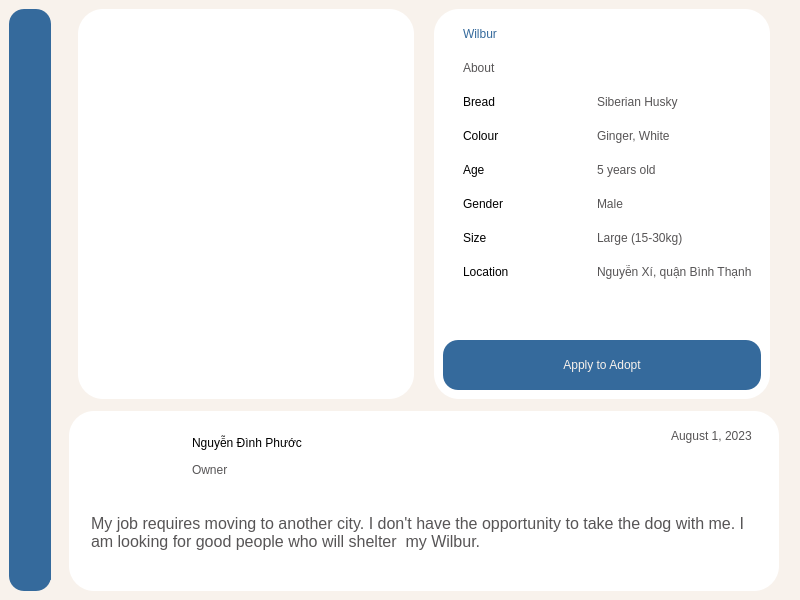
<?xml version="1.0" encoding="UTF-8"?>
<ui version="4.0">
 <class>MainWindow</class>
 <widget class="QMainWindow" name="MainWindow">
  <property name="geometry">
   <rect>
    <x>0</x>
    <y>0</y>
    <width>800</width>
    <height>600</height>
   </rect>
  </property>
  <property name="minimumSize">
   <size>
    <width>0</width>
    <height>0</height>
   </size>
  </property>
  <property name="maximumSize">
   <size>
    <width>16777215</width>
    <height>16777215</height>
   </size>
  </property>
  <property name="windowTitle">
   <string>MainWindow</string>
  </property>
  <property name="styleSheet">
   <string notr="true">background-color: #F8F2EC;</string>
  </property>
  <widget class="QWidget" name="centralwidget">
   <layout class="QHBoxLayout" name="horizontalLayout">
    <item>
     <widget class="QWidget" name="widget" native="true">
      <property name="minimumSize">
       <size>
        <width>42</width>
        <height>0</height>
       </size>
      </property>
      <property name="maximumSize">
       <size>
        <width>42</width>
        <height>16777215</height>
       </size>
      </property>
      <property name="styleSheet">
       <string notr="true">background-color: #356a9c;
border-radius: 15px;</string>
      </property>
      <layout class="QVBoxLayout" name="verticalLayout_3">
       <item>
        <widget class="QWidget" name="widget_8" native="true">
         <widget class="QLabel" name="label_7">
          <property name="geometry">
           <rect>
            <x>1</x>
            <y>11</y>
            <width>20</width>
            <height>20</height>
           </rect>
          </property>
          <property name="text">
           <string/>
          </property>
          <property name="pixmap">
           <pixmap>../img/icons8-cat-profile-64.png</pixmap>
          </property>
          <property name="scaledContents">
           <bool>true</bool>
          </property>
         </widget>
         <widget class="QLabel" name="label_8">
          <property name="geometry">
           <rect>
            <x>1</x>
            <y>41</y>
            <width>20</width>
            <height>20</height>
           </rect>
          </property>
          <property name="text">
           <string/>
          </property>
          <property name="pixmap">
           <pixmap>../img/icons8-cart-64.png</pixmap>
          </property>
          <property name="scaledContents">
           <bool>true</bool>
          </property>
         </widget>
         <widget class="QLabel" name="label_9">
          <property name="geometry">
           <rect>
            <x>1</x>
            <y>70</y>
            <width>20</width>
            <height>20</height>
           </rect>
          </property>
          <property name="text">
           <string/>
          </property>
          <property name="pixmap">
           <pixmap>../img/icons8-clinic-64.png</pixmap>
          </property>
          <property name="scaledContents">
           <bool>true</bool>
          </property>
         </widget>
        </widget>
       </item>
       <item>
        <widget class="QWidget" name="widget_9" native="true">
         <property name="minimumSize">
          <size>
           <width>40</width>
           <height>40</height>
          </size>
         </property>
         <property name="maximumSize">
          <size>
           <width>40</width>
           <height>40</height>
          </size>
         </property>
         <widget class="QLabel" name="label_6">
          <property name="geometry">
           <rect>
            <x>2</x>
            <y>13</y>
            <width>20</width>
            <height>20</height>
           </rect>
          </property>
          <property name="text">
           <string/>
          </property>
          <property name="pixmap">
           <pixmap>../img/icons8-settings-50.png</pixmap>
          </property>
          <property name="scaledContents">
           <bool>true</bool>
          </property>
         </widget>
        </widget>
       </item>
      </layout>
     </widget>
    </item>
    <item>
     <widget class="QWidget" name="widget_3" native="true">
      <layout class="QHBoxLayout" name="horizontalLayout_2">
       <property name="leftMargin">
        <number>12</number>
       </property>
       <property name="topMargin">
        <number>0</number>
       </property>
       <property name="rightMargin">
        <number>12</number>
       </property>
       <property name="bottomMargin">
        <number>0</number>
       </property>
       <item>
        <widget class="QWidget" name="widget_4" native="true">
         <layout class="QVBoxLayout" name="verticalLayout">
          <property name="leftMargin">
           <number>0</number>
          </property>
          <property name="topMargin">
           <number>0</number>
          </property>
          <property name="rightMargin">
           <number>0</number>
          </property>
          <property name="bottomMargin">
           <number>0</number>
          </property>
          <item>
           <widget class="QWidget" name="widget_2" native="true">
            <layout class="QHBoxLayout" name="horizontalLayout_3">
             <property name="spacing">
              <number>20</number>
             </property>
             <property name="topMargin">
              <number>0</number>
             </property>
             <property name="bottomMargin">
              <number>6</number>
             </property>
             <item>
              <widget class="QWidget" name="widget_7" native="true">
               <property name="maximumSize">
                <size>
                 <width>400</width>
                 <height>16777215</height>
                </size>
               </property>
               <property name="styleSheet">
                <string notr="true">background-color: white;
border-radius: 25px;</string>
               </property>
               <layout class="QHBoxLayout" name="horizontalLayout_4">
                <property name="spacing">
                 <number>0</number>
                </property>
                <property name="topMargin">
                 <number>20</number>
                </property>
                <property name="bottomMargin">
                 <number>20</number>
                </property>
                <item alignment="Qt::AlignTop">
                 <widget class="QPushButton" name="btn_back">
                  <property name="maximumSize">
                   <size>
                    <width>16</width>
                    <height>16</height>
                   </size>
                  </property>
                  <property name="text">
                   <string/>
                  </property>
                  <property name="icon">
                   <iconset>
                    <normaloff>../img/icons8-back-64.png</normaloff>../img/icons8-back-64.png</iconset>
                  </property>
                  <property name="iconSize">
                   <size>
                    <width>24</width>
                    <height>24</height>
                   </size>
                  </property>
                 </widget>
                </item>
                <item>
                 <widget class="QLabel" name="label">
                  <property name="maximumSize">
                   <size>
                    <width>250</width>
                    <height>350</height>
                   </size>
                  </property>
                  <property name="styleSheet">
                   <string notr="true">border-radius: 20px;</string>
                  </property>
                  <property name="text">
                   <string/>
                  </property>
                  <property name="pixmap">
                   <pixmap>../img/63594bb56e72ba00095515ea-1666796496353-0.jpg</pixmap>
                  </property>
                  <property name="scaledContents">
                   <bool>true</bool>
                  </property>
                 </widget>
                </item>
               </layout>
              </widget>
             </item>
             <item>
              <widget class="QWidget" name="widget_6" native="true">
               <property name="styleSheet">
                <string notr="true">background-color: white;
border-radius: 25px;</string>
               </property>
               <layout class="QVBoxLayout" name="verticalLayout_2">
                <item>
                 <widget class="QWidget" name="widget_10" native="true">
                  <layout class="QHBoxLayout" name="horizontalLayout_5">
                   <property name="spacing">
                    <number>0</number>
                   </property>
                   <property name="leftMargin">
                    <number>0</number>
                   </property>
                   <property name="topMargin">
                    <number>0</number>
                   </property>
                   <property name="rightMargin">
                    <number>0</number>
                   </property>
                   <property name="bottomMargin">
                    <number>0</number>
                   </property>
                   <item alignment="Qt::AlignTop">
                    <widget class="QWidget" name="widget_11" native="true">
                     <property name="maximumSize">
                      <size>
                       <width>200</width>
                       <height>294</height>
                      </size>
                     </property>
                     <layout class="QVBoxLayout" name="verticalLayout_4">
                      <property name="spacing">
                       <number>20</number>
                      </property>
                      <property name="leftMargin">
                       <number>20</number>
                      </property>
                      <property name="topMargin">
                       <number>9</number>
                      </property>
                      <item>
                       <widget class="QLabel" name="label_2">
                        <property name="styleSheet">
                         <string notr="true">font: 600 16pt &quot;Bahnschrift&quot;;
color: #356a9c;</string>
                        </property>
                        <property name="text">
                         <string>Wilbur</string>
                        </property>
                       </widget>
                      </item>
                      <item>
                       <widget class="QLabel" name="label_3">
                        <property name="styleSheet">
                         <string notr="true">font: 500 14pt &quot;Bahnschrift&quot;;
color: #575556;</string>
                        </property>
                        <property name="text">
                         <string>About</string>
                        </property>
                       </widget>
                      </item>
                      <item>
                       <widget class="QLabel" name="label_4">
                        <property name="styleSheet">
                         <string notr="true">font: 11pt &quot;Bahnschrift&quot;;
color: black;</string>
                        </property>
                        <property name="text">
                         <string>Bread</string>
                        </property>
                       </widget>
                      </item>
                      <item>
                       <widget class="QLabel" name="label_5">
                        <property name="styleSheet">
                         <string notr="true">font: 11pt &quot;Bahnschrift&quot;;
color: black;</string>
                        </property>
                        <property name="text">
                         <string>Colour</string>
                        </property>
                       </widget>
                      </item>
                      <item>
                       <widget class="QLabel" name="label_10">
                        <property name="styleSheet">
                         <string notr="true">font: 11pt &quot;Bahnschrift&quot;;
color: black;</string>
                        </property>
                        <property name="text">
                         <string>Age</string>
                        </property>
                       </widget>
                      </item>
                      <item>
                       <widget class="QLabel" name="label_11">
                        <property name="styleSheet">
                         <string notr="true">font: 11pt &quot;Bahnschrift&quot;;
color: black;</string>
                        </property>
                        <property name="text">
                         <string>Gender</string>
                        </property>
                       </widget>
                      </item>
                      <item>
                       <widget class="QLabel" name="label_12">
                        <property name="styleSheet">
                         <string notr="true">font: 11pt &quot;Bahnschrift&quot;;
color: black;</string>
                        </property>
                        <property name="text">
                         <string>Size</string>
                        </property>
                       </widget>
                      </item>
                      <item>
                       <widget class="QLabel" name="label_13">
                        <property name="styleSheet">
                         <string notr="true">font: 11pt &quot;Bahnschrift&quot;;
color: black;</string>
                        </property>
                        <property name="text">
                         <string>Location</string>
                        </property>
                       </widget>
                      </item>
                     </layout>
                    </widget>
                   </item>
                   <item alignment="Qt::AlignTop">
                    <widget class="QWidget" name="widget_12" native="true">
                     <layout class="QVBoxLayout" name="verticalLayout_5">
                      <property name="spacing">
                       <number>20</number>
                      </property>
                      <item>
                       <widget class="QLabel" name="label_18">
                        <property name="styleSheet">
                         <string notr="true">font: 600 16pt &quot;Bahnschrift&quot;;
color: white;</string>
                        </property>
                        <property name="text">
                         <string>hh</string>
                        </property>
                       </widget>
                      </item>
                      <item>
                       <widget class="QLabel" name="label_14">
                        <property name="styleSheet">
                         <string notr="true">font: 500 14pt &quot;Bahnschrift&quot;;
color: white;</string>
                        </property>
                        <property name="text">
                         <string>hh</string>
                        </property>
                       </widget>
                      </item>
                      <item>
                       <widget class="QLabel" name="label_21">
                        <property name="styleSheet">
                         <string notr="true">font: 11pt &quot;Bahnschrift&quot;;
color: #575556;</string>
                        </property>
                        <property name="text">
                         <string>Siberian Husky</string>
                        </property>
                       </widget>
                      </item>
                      <item>
                       <widget class="QLabel" name="label_15">
                        <property name="styleSheet">
                         <string notr="true">font: 11pt &quot;Bahnschrift&quot;;
color: #575556;</string>
                        </property>
                        <property name="text">
                         <string>Ginger, White</string>
                        </property>
                       </widget>
                      </item>
                      <item>
                       <widget class="QLabel" name="label_20">
                        <property name="styleSheet">
                         <string notr="true">font: 11pt &quot;Bahnschrift&quot;;
color: #575556;</string>
                        </property>
                        <property name="text">
                         <string>5 years old</string>
                        </property>
                       </widget>
                      </item>
                      <item>
                       <widget class="QLabel" name="label_19">
                        <property name="styleSheet">
                         <string notr="true">font: 11pt &quot;Bahnschrift&quot;;
color: #575556;</string>
                        </property>
                        <property name="text">
                         <string>Male</string>
                        </property>
                       </widget>
                      </item>
                      <item>
                       <widget class="QLabel" name="label_17">
                        <property name="styleSheet">
                         <string notr="true">font: 11pt &quot;Bahnschrift&quot;;
color: #575556;</string>
                        </property>
                        <property name="text">
                         <string>Large (15-30kg)</string>
                        </property>
                       </widget>
                      </item>
                      <item>
                       <widget class="QLabel" name="label_16">
                        <property name="styleSheet">
                         <string notr="true">font: 11pt &quot;Bahnschrift&quot;;
color: #575556;</string>
                        </property>
                        <property name="text">
                         <string>Nguyễn Xí, quận Bình Thạnh</string>
                        </property>
                       </widget>
                      </item>
                     </layout>
                    </widget>
                   </item>
                  </layout>
                 </widget>
                </item>
                <item>
                 <widget class="QPushButton" name="pushButton">
                  <property name="maximumSize">
                   <size>
                    <width>350</width>
                    <height>50</height>
                   </size>
                  </property>
                  <property name="cursor">
                   <cursorShape>PointingHandCursor</cursorShape>
                  </property>
                  <property name="styleSheet">
                   <string notr="true">border-radius: 15px;
font: 600 16pt &quot;Bahnschrift&quot;;
background-color: #356a9c;
color: #F8F2EC;
padding-left: 20px;
padding-right: 20px;</string>
                  </property>
                  <property name="text">
                   <string>Apply to Adopt</string>
                  </property>
                 </widget>
                </item>
               </layout>
              </widget>
             </item>
            </layout>
           </widget>
          </item>
          <item>
           <widget class="QWidget" name="widget_5" native="true">
            <property name="maximumSize">
             <size>
              <width>16777215</width>
              <height>180</height>
             </size>
            </property>
            <property name="styleSheet">
             <string notr="true">background-color: white;
border-radius: 25px;</string>
            </property>
            <layout class="QVBoxLayout" name="verticalLayout_6">
             <property name="spacing">
              <number>0</number>
             </property>
             <item alignment="Qt::AlignTop">
              <widget class="QWidget" name="widget_13" native="true">
               <property name="maximumSize">
                <size>
                 <width>16777215</width>
                 <height>100</height>
                </size>
               </property>
               <layout class="QHBoxLayout" name="horizontalLayout_6">
                <property name="topMargin">
                 <number>0</number>
                </property>
                <item alignment="Qt::AlignTop">
                 <widget class="QPushButton" name="pushButton_2">
                  <property name="minimumSize">
                   <size>
                    <width>90</width>
                    <height>90</height>
                   </size>
                  </property>
                  <property name="maximumSize">
                   <size>
                    <width>90</width>
                    <height>90</height>
                   </size>
                  </property>
                  <property name="text">
                   <string/>
                  </property>
                  <property name="icon">
                   <iconset>
                    <normaloff>../img/anhPhuoc.png</normaloff>../img/anhPhuoc.png</iconset>
                  </property>
                  <property name="iconSize">
                   <size>
                    <width>80</width>
                    <height>80</height>
                   </size>
                  </property>
                 </widget>
                </item>
                <item>
                 <widget class="QWidget" name="widget_16" native="true">
                  <layout class="QVBoxLayout" name="verticalLayout_7">
                   <property name="spacing">
                    <number>0</number>
                   </property>
                   <item>
                    <widget class="QLabel" name="label_22">
                     <property name="styleSheet">
                      <string notr="true">font: 11pt &quot;Bahnschrift&quot;;
color: black;</string>
                     </property>
                     <property name="text">
                      <string>Nguyễn Đình Phước</string>
                     </property>
                    </widget>
                   </item>
                   <item>
                    <widget class="QLabel" name="label_23">
                     <property name="styleSheet">
                      <string notr="true">font: 11pt &quot;Bahnschrift&quot;;
color: #575556;</string>
                     </property>
                     <property name="text">
                      <string>Owner</string>
                     </property>
                    </widget>
                   </item>
                  </layout>
                 </widget>
                </item>
                <item>
                 <widget class="QWidget" name="widget_15" native="true">
                  <layout class="QVBoxLayout" name="verticalLayout_8">
                   <item alignment="Qt::AlignRight|Qt::AlignTop">
                    <widget class="QLabel" name="label_24">
                     <property name="styleSheet">
                      <string notr="true">font: 11pt &quot;Bahnschrift&quot;;
color: #575556;</string>
                     </property>
                     <property name="text">
                      <string>August 1, 2023</string>
                     </property>
                    </widget>
                   </item>
                  </layout>
                 </widget>
                </item>
               </layout>
              </widget>
             </item>
             <item alignment="Qt::AlignTop">
              <widget class="QWidget" name="widget_14" native="true">
               <layout class="QVBoxLayout" name="verticalLayout_9">
                <item>
                 <widget class="QTextBrowser" name="textBrowser">
                  <property name="styleSheet">
                   <string notr="true">font: 16pt &quot;Bahnschrift&quot;;
color: #575556;</string>
                  </property>
                  <property name="html">
                   <string>&lt;!DOCTYPE HTML PUBLIC &quot;-//W3C//DTD HTML 4.0//EN&quot; &quot;http://www.w3.org/TR/REC-html40/strict.dtd&quot;&gt;
&lt;html&gt;&lt;head&gt;&lt;meta name=&quot;qrichtext&quot; content=&quot;1&quot; /&gt;&lt;meta charset=&quot;utf-8&quot; /&gt;&lt;style type=&quot;text/css&quot;&gt;
p, li { white-space: pre-wrap; }
hr { height: 1px; border-width: 0; }
li.unchecked::marker { content: &quot;\2610&quot;; }
li.checked::marker { content: &quot;\2612&quot;; }
&lt;/style&gt;&lt;/head&gt;&lt;body style=&quot; font-family:'Bahnschrift'; font-size:16pt; font-weight:400; font-style:normal;&quot;&gt;
&lt;p style=&quot; margin-top:0px; margin-bottom:0px; margin-left:0px; margin-right:0px; -qt-block-indent:0; text-indent:0px;&quot;&gt;&lt;span style=&quot; font-family:'Segoe UI'; font-size:12pt;&quot;&gt;My job requires moving to another city. I don't have the opportunity to take the dog with me. I am looking for good people who will shelter  my Wilbur.&lt;/span&gt;&lt;/p&gt;&lt;/body&gt;&lt;/html&gt;</string>
                  </property>
                 </widget>
                </item>
               </layout>
              </widget>
             </item>
            </layout>
           </widget>
          </item>
         </layout>
        </widget>
       </item>
      </layout>
     </widget>
    </item>
   </layout>
  </widget>
 </widget>
 <resources/>
 <connections/>
</ui>
